Frame 1 (no input): blank canvas, image omitted
Frame 60 (no input): blank canvas, image omitted
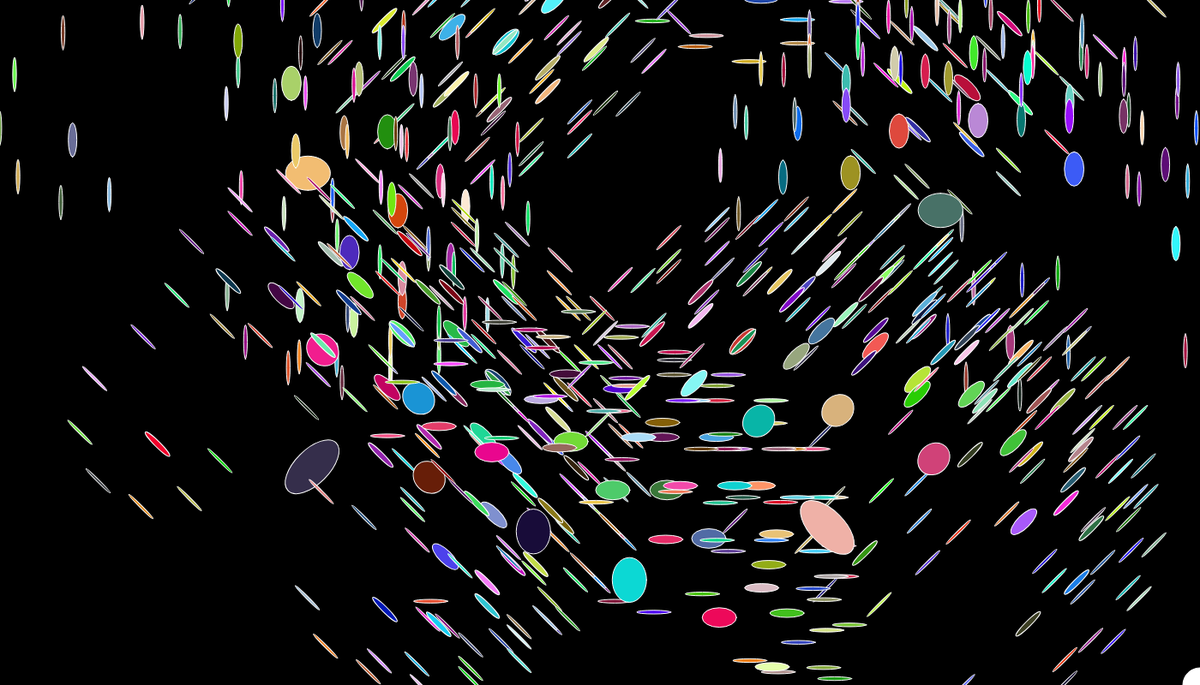
Frame 120 (the mouse pressed at the canvas centre since frame 60)

The p5.js sketch whose frames 1 and 60 were blank and that drew this single picture after the mouse press (run headless with seeded random() and noise() and a simulated clock; from frame 60 on, the mouse is pressed at the canvas centre):

// p5.js sketch
// ── sketch.js
let theta;
function setup(){
    createCanvas(1400, 800);
}
function draw() {
  background(0);
  frameRate(30);
  stroke(255);
  let a = (mouseX / width) * 90;
  theta = radians(a);
  translate(width/2,height/2);
  circle(width/2,height/2,40,-120);
  translate(0,-120);
  branch(120);
}

function branch(h) {
  h *= 0.66;
  if (h > 2) {
    push();    // Save the current state of transformation (i.e. where are we now)
    rotate(theta);   // Rotate by theta
    fill(random(255), random(255), random(255));
    ellipse((width-1600)/4, (height+900)/4, 40, -h);  // Draw the branch
    translate(mouseY/10, -h); // Move to the end of the branch
    branch(h);       // Ok, now call myself to draw two new branches!!
    pop();     // Whenever we get back here, we "pop" in order to restore the previous matrix state
    console.log((width-1600)/4, (height-1200)/4);
    // Repeat the same thing, only branch off to the "left" this time!
    push();
    rotate(-theta);
    fill(random(255), random(255), random(255));
    ellipse((width-1600)/4, (height+900)/4, 40, -h);
    translate(mouseY/10, -h);
    branch(h);
    pop();
  }
}
